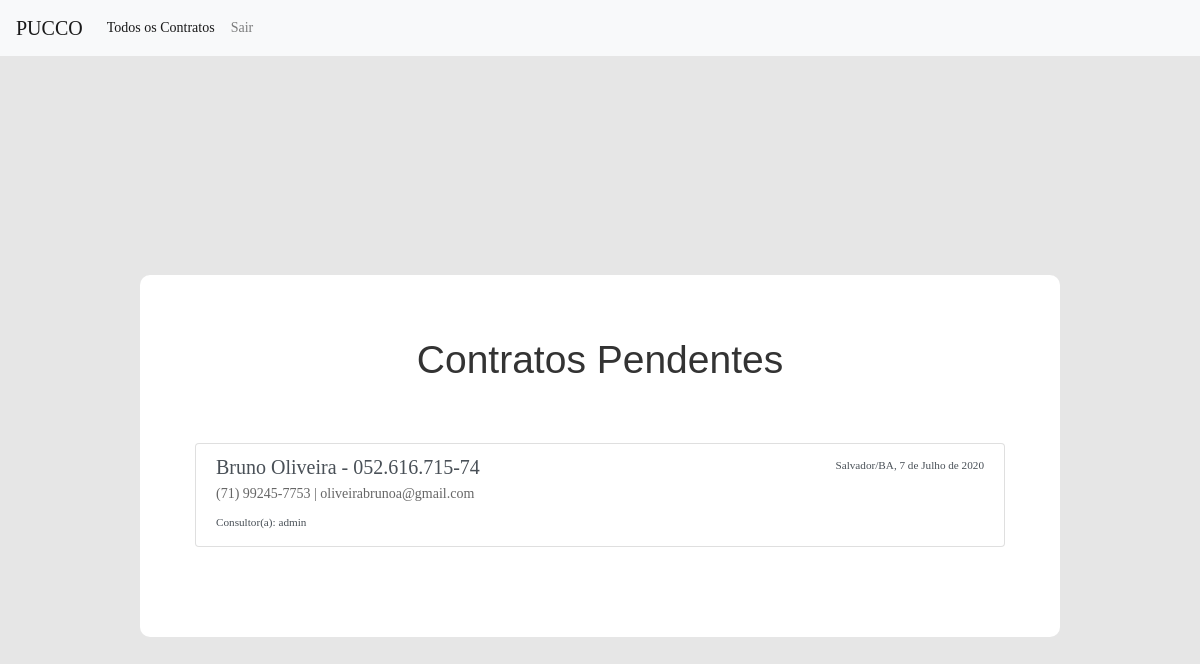
The app's page /contracts/, older data.
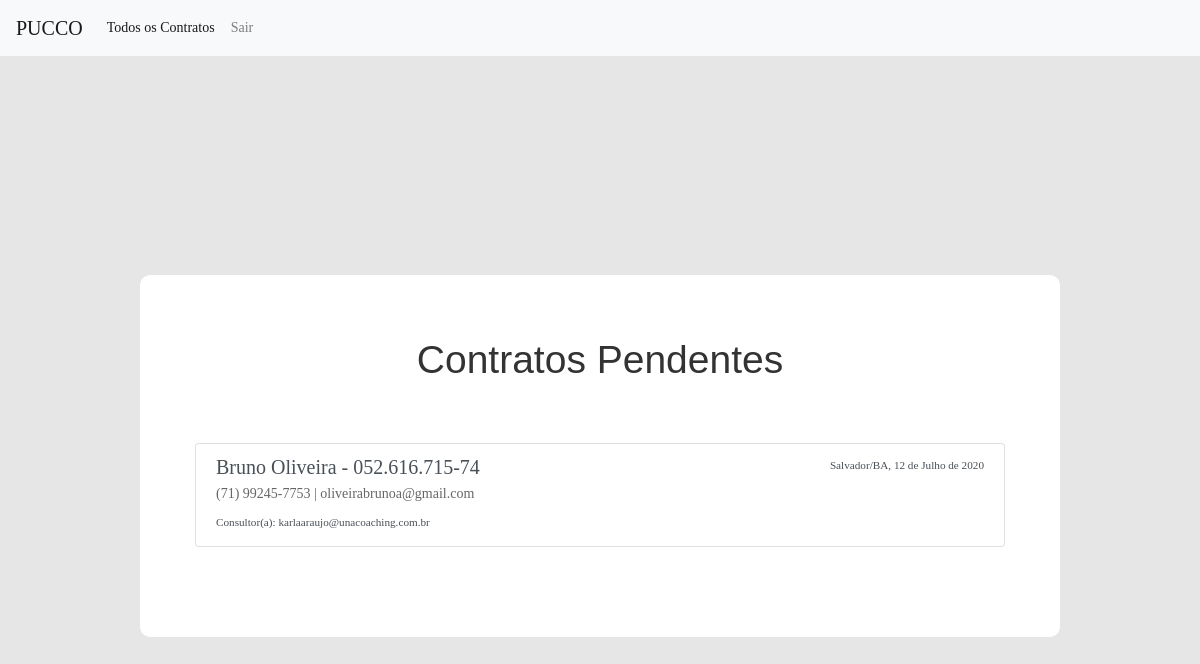
The same page, newer data.
### tools/models.py (models this page shows)
class Contrato(models.Model):
    id = models.AutoField(primary_key=True, blank=False, null=False)
    contratante = models.CharField(max_length=250,verbose_name="Contratante",blank=False, null=True)
    rg = models.CharField(max_length=11,verbose_name="RG",blank=False, null=True)
    cpf = models.CharField(max_length=14,verbose_name="CPF",blank=False, null=True)
    endereco = models.CharField(max_length=250,blank=False, null=True)
    cidade_estado = models.CharField(max_length=100,verbose_name="Cidade/UF",blank=False, null=True)
    cep = models.CharField(max_length=100,verbose_name="CEP",blank=False, null=True)
    telefone = models.CharField(max_length=100,blank=False, null=True)
    data_nascimento = models.DateField(verbose_name="Data de Nascimento",blank=False, null=True)
    email = models.CharField(max_length=100,blank=False, null=True)
    turma = models.ForeignKey(Turma, null=True, on_delete=models.SET_NULL)
    forma_pagamento=models.CharField(max_length=250,blank=False, null=True)
    condicoes_pagamento=models.TextField(blank=False, null=True)
    extra_bonus =  models.CharField(max_length=100,blank=False, null=True)
    data_criacao = models.CharField(max_length=100,blank=True, null=True)
    consultor = models.CharField(max_length=100,blank=True, null=True)
    url_contrato=models.CharField(max_length=250,blank=False, null=True)
    def __str__(self):
        return '{0} - {1}'.format(self.contratante, self.cpf)
    class Meta:
        verbose_name = 'Contrato'
        verbose_name_plural = 'Contratos'

### tools/views.py (the view)
# urls.py: url(r'^contracts/$', views.allcontracts.as_view(), name='contracts'),
class allcontracts(ListView):
    template_name = 'contracts_list.html'
    model = Contrato

### tools/templates/contracts_list.html (shortened to what this page needs)
{% load staticfiles %}
{% load static %}
<!doctype html>
<html lang="en">
  <head>
    <link rel="stylesheet" href="https://stackpath.bootstrapcdn.com/bootstrap/4.3.1/css/bootstrap.min.css">
    <link rel="stylesheet" href="//code.jquery.com/ui/1.12.1/themes/base/jquery-ui.css">
			<link rel="stylesheet" type="text/css" href="{% static 'vendor/bootstrap/css/bootstrap.min.css' %}">
			<link rel="stylesheet" type="text/css" href="{% static 'fonts/font-awesome-4.7.0/css/font-awesome.min.css' %}">
			<link rel="stylesheet" type="text/css" href="{% static 'fonts/iconic/css/material-design-iconic-font.min.css' %}">
			<link rel="stylesheet" type="text/css" href="{% static 'vendor/animate/animate.css' %}">
			<link rel="stylesheet" type="text/css" href="{% static 'vendor/css-hamburgers/hamburgers.min.css' %}">
			<link rel="stylesheet" type="text/css" href="{% static 'vendor/animsition/css/animsition.min.css' %}">
			<link rel="stylesheet" type="text/css" href="{% static 'vendor/select2/select2.min.css' %}">
			<link rel="stylesheet" type="text/css" href="{% static 'vendor/daterangepicker/daterangepicker.css' %}">
			<link rel="stylesheet" type="text/css" href="{% static 'vendor/noui/nouislider.min.css' %}">
			<link rel="stylesheet" type="text/css" href="{% static 'css/util.css' %}">
			<link rel="stylesheet" type="text/css" href="{% static 'css/main.css' %}">
  </head>
  <body>
    {% include "menu.html" %}
    <div class="container-contact100">
        <div class="wrap-contact100">
          <span class="contact100-form-title">
            Contratos Pendentes
          </span>
    				<div class="list-group">
    					{% for contrato in contrato_list %}
    					  <a href="{% url 'tools:contracts' %}{{contrato.pk}}" class="list-group-item list-group-item-action flex-column align-items-start">
    					    <div class="d-flex w-100 justify-content-between">
    					      <h5 class="mb-1">{{ contrato }}</h5>
    					      <small>{{ contrato.data_criacao }}</small>
    					    </div>
    					    <p class="mb-1">{{ contrato.telefone }} | {{ contrato.email }}</p>
    					    <small>Consultor(a): {{ contrato.consultor }}</small>
    					  </a>
    					{% empty %}
    					    <li>No articles yet.</li>
    					{% endfor %}
    				</div>
      </div>
    </div>
  </body>
</html>

### tools/templates/menu.html (shortened to what this page needs)
{% block content %}
<nav class="navbar navbar-expand-lg navbar-light bg-light">
  <a class="navbar-brand" href="#">PUCCO</a>
  <div class="collapse navbar-collapse" id="navbarSupportedContent">
    <ul class="navbar-nav mr-auto">
      <li class="nav-item active">
        <a class="nav-link" href="#">Todos os Contratos <span class="sr-only">(current)</span></a>
      </li>
      <li class="nav-item">
        <a class="nav-link" href="/logout">Sair</a>
      </li>
    </ul>
  </div>
</nav>
{% endblock %}

### tools/static/css/main.css (style rules this page uses)
* { margin: 0px; padding: 0px; box-sizing: border-box; }
body, html { height: 100%; font-family: Poppins-Regular, sans-serif; }
a { font-family: Poppins-Regular; font-size: 14px; line-height: 1.7; color: #666666; margin: 0px; transition: all 0.4s; -webkit-transition: all 0.4s; -o-transition: all 0.4s; -moz-transition: all 0.4s; }
h1,h2,h3,h4,h5,h6 { margin: 0px; }
p { font-family: Poppins-Regular; font-size: 14px; line-height: 1.7; color: #666666; margin: 0px; }
ul, li { margin: 0px; list-style-type: none; }
.container-contact100 { width: 100%; min-height: 100vh; display: -webkit-box; display: -webkit-flex; display: -moz-box; display: -ms-flexbox; display: flex; flex-wrap: wrap; justify-content: center; align-items: center; padding: 15px; background: #e6e6e6; }
.wrap-contact100 { width: 920px; background: #fff; border-radius: 10px; overflow: hidden; padding: 62px 55px 90px 55px; }
.contact100-form-title { display: block; width: 100%; font-family: inherit; font-size: 39px; color: #333333; line-height: 1.2; text-align: center; padding-bottom: 59px; }

Row changes from the older to the newer data that the page shows:
changed Contrato "Bruno Oliveira - 052.616.715-74": data_criacao "Salvador/BA, 7 de Julho de 2020" → "Salvador/BA, 12 de Julho de 2020"; consultor "admin" → "karlaaraujo@unacoaching.com.br"
